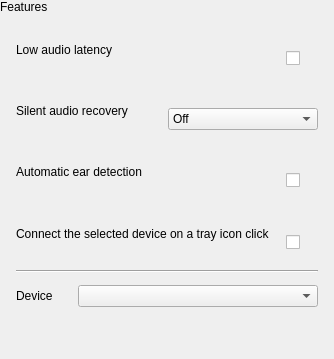
       <widget class="QWidget" name="features">
        <layout class="QVBoxLayout" name="featuresLayout">
         <property name="spacing">
          <number>6</number>
         </property>
         <property name="leftMargin">
          <number>0</number>
         </property>
         <property name="topMargin">
          <number>0</number>
         </property>
         <property name="rightMargin">
          <number>0</number>
         </property>
         <property name="bottomMargin">
          <number>0</number>
         </property>
         <item>
          <widget class="QLabel" name="lbTitleFeatures">
           <property name="text">
            <string>Features</string>
           </property>
           <property name="cssClass" stdset="0">
            <string notr="true">pageTitle</string>
           </property>
          </widget>
         </item>
         <item>
          <spacer name="spacerFeaturesTitle">
           <property name="orientation">
            <enum>Qt::Vertical</enum>
           </property>
           <property name="sizeType">
            <enum>QSizePolicy::Fixed</enum>
           </property>
           <property name="sizeHint" stdset="0">
            <size>
             <width>0</width>
             <height>10</height>
            </size>
           </property>
          </spacer>
         </item>
         <item>
          <widget class="QFrame" name="cardLowAudioLatency">
           <property name="frameShape">
            <enum>QFrame::NoFrame</enum>
           </property>
           <property name="cssClass" stdset="0">
            <string notr="true">settingCard</string>
           </property>
           <layout class="QHBoxLayout" name="cardLowAudioLatencyLayout" stretch="1,0">
            <property name="spacing">
             <number>16</number>
            </property>
            <property name="leftMargin">
             <number>16</number>
            </property>
            <property name="topMargin">
             <number>12</number>
            </property>
            <property name="rightMargin">
             <number>16</number>
            </property>
            <property name="bottomMargin">
             <number>12</number>
            </property>
            <item>
             <layout class="QVBoxLayout" name="cardLowAudioLatencyText">
              <property name="spacing">
               <number>2</number>
              </property>
              <item>
               <widget class="QLabel" name="lbLowAudioLatency">
                <property name="text">
                 <string>Low audio latency</string>
                </property>
                <property name="cssClass" stdset="0">
                 <string notr="true">cardTitle</string>
                </property>
               </widget>
              </item>
              <item>
               <widget class="QLabel" name="lbDescLowAudioLatency">
                <property name="text">
                 <string notr="true"/>
                </property>
                <property name="wordWrap">
                 <bool>true</bool>
                </property>
                <property name="cssClass" stdset="0">
                 <string notr="true">cardDescription</string>
                </property>
               </widget>
              </item>
             </layout>
            </item>
            <item>
             <widget class="QCheckBox" name="cbLowAudioLatency">
              <property name="minimumSize">
               <size>
                <width>32</width>
                <height>32</height>
               </size>
              </property>
              <property name="text">
               <string notr="true"/>
              </property>
             </widget>
            </item>
           </layout>
          </widget>
         </item>
         <item>
          <widget class="QFrame" name="cardAudioStallRecovery">
           <property name="frameShape">
            <enum>QFrame::NoFrame</enum>
           </property>
           <property name="cssClass" stdset="0">
            <string notr="true">settingCard</string>
           </property>
           <layout class="QHBoxLayout" name="cardAudioStallRecoveryLayout" stretch="1,0">
            <property name="spacing">
             <number>16</number>
            </property>
            <property name="leftMargin">
             <number>16</number>
            </property>
            <property name="topMargin">
             <number>12</number>
            </property>
            <property name="rightMargin">
             <number>16</number>
            </property>
            <property name="bottomMargin">
             <number>12</number>
            </property>
            <item>
             <layout class="QVBoxLayout" name="cardAudioStallRecoveryText">
              <property name="spacing">
               <number>2</number>
              </property>
              <item>
               <widget class="QLabel" name="lbAudioStallRecovery">
                <property name="text">
                 <string>Silent audio recovery</string>
                </property>
                <property name="cssClass" stdset="0">
                 <string notr="true">cardTitle</string>
                </property>
               </widget>
              </item>
              <item>
               <widget class="QLabel" name="lbDescAudioStallRecovery">
                <property name="text">
                 <string notr="true"/>
                </property>
                <property name="wordWrap">
                 <bool>true</bool>
                </property>
                <property name="cssClass" stdset="0">
                 <string notr="true">cardDescription</string>
                </property>
               </widget>
              </item>
             </layout>
            </item>
            <item>
             <widget class="QComboBox" name="cbAudioStallRecovery">
              <property name="minimumSize">
               <size>
                <width>150</width>
                <height>0</height>
               </size>
              </property>
              <property name="sizeAdjustPolicy">
               <enum>QComboBox::AdjustToContents</enum>
              </property>
              <item>
               <property name="text">
                <string>Off</string>
               </property>
              </item>
              <item>
               <property name="text">
                <string>Observe only</string>
               </property>
              </item>
              <item>
               <property name="text">
                <string>Automatic</string>
               </property>
              </item>
             </widget>
            </item>
           </layout>
          </widget>
         </item>
         <item>
          <widget class="QFrame" name="cardAutoEarDetection">
           <property name="frameShape">
            <enum>QFrame::NoFrame</enum>
           </property>
           <property name="cssClass" stdset="0">
            <string notr="true">settingCard</string>
           </property>
           <layout class="QHBoxLayout" name="cardAutoEarDetectionLayout" stretch="1,0">
            <property name="spacing">
             <number>16</number>
            </property>
            <property name="leftMargin">
             <number>16</number>
            </property>
            <property name="topMargin">
             <number>12</number>
            </property>
            <property name="rightMargin">
             <number>16</number>
            </property>
            <property name="bottomMargin">
             <number>12</number>
            </property>
            <item>
             <layout class="QVBoxLayout" name="cardAutoEarDetectionText">
              <property name="spacing">
               <number>2</number>
              </property>
              <item>
               <widget class="QLabel" name="lbAutoEarDetection">
                <property name="text">
                 <string>Automatic ear detection</string>
                </property>
                <property name="cssClass" stdset="0">
                 <string notr="true">cardTitle</string>
                </property>
               </widget>
              </item>
              <item>
               <widget class="QLabel" name="lbDescAutoEarDetection">
                <property name="text">
                 <string notr="true"/>
                </property>
                <property name="wordWrap">
                 <bool>true</bool>
                </property>
                <property name="cssClass" stdset="0">
                 <string notr="true">cardDescription</string>
                </property>
               </widget>
              </item>
             </layout>
            </item>
            <item>
             <widget class="QCheckBox" name="cbAutoEarDetection">
              <property name="minimumSize">
               <size>
                <width>32</width>
                <height>32</height>
               </size>
              </property>
              <property name="text">
               <string notr="true"/>
              </property>
             </widget>
            </item>
           </layout>
          </widget>
         </item>
         <item>
          <widget class="QFrame" name="cardTrayQuickConnect">
           <property name="frameShape">
            <enum>QFrame::NoFrame</enum>
           </property>
           <property name="cssClass" stdset="0">
            <string notr="true">settingCard</string>
           </property>
           <layout class="QVBoxLayout" name="cardTrayQuickConnectLayout">
            <property name="spacing">
             <number>12</number>
            </property>
            <property name="leftMargin">
             <number>16</number>
            </property>
            <property name="topMargin">
             <number>12</number>
            </property>
            <property name="rightMargin">
             <number>16</number>
            </property>
            <property name="bottomMargin">
             <number>12</number>
            </property>
            <item>
             <layout class="QHBoxLayout" name="horizontalLayoutQuickConnect" stretch="1,0">
              <property name="spacing">
               <number>16</number>
              </property>
              <item>
               <layout class="QVBoxLayout" name="cardTrayQuickConnectText">
                <property name="spacing">
                 <number>2</number>
                </property>
                <item>
                 <widget class="QLabel" name="lbTrayQuickConnect">
                  <property name="text">
                   <string>Connect the selected device on a tray icon click</string>
                  </property>
                  <property name="cssClass" stdset="0">
                   <string notr="true">cardTitle</string>
                  </property>
                 </widget>
                </item>
                <item>
                 <widget class="QLabel" name="lbDescTrayQuickConnect">
                  <property name="text">
                   <string notr="true"/>
                  </property>
                  <property name="wordWrap">
                   <bool>true</bool>
                  </property>
                  <property name="cssClass" stdset="0">
                   <string notr="true">cardDescription</string>
                  </property>
                 </widget>
                </item>
               </layout>
              </item>
              <item>
               <widget class="QCheckBox" name="cbTrayQuickConnectEnabled">
                <property name="minimumSize">
                 <size>
                  <width>32</width>
                  <height>32</height>
                 </size>
                </property>
                <property name="text">
                 <string notr="true"/>
                </property>
               </widget>
              </item>
             </layout>
            </item>
            <item>
             <widget class="Line" name="lineQuickConnect">
              <property name="orientation">
               <enum>Qt::Horizontal</enum>
              </property>
             </widget>
            </item>
            <item>
             <layout class="QHBoxLayout" name="horizontalLayoutQuickConnectDevice" stretch="1,0">
              <property name="spacing">
               <number>16</number>
              </property>
              <item>
               <widget class="QLabel" name="lbTrayQuickConnectDevice">
                <property name="text">
                 <string>Device</string>
                </property>
                <property name="buddy">
                 <cstring>cbTrayQuickConnectDevice</cstring>
                </property>
                <property name="cssClass" stdset="0">
                 <string notr="true">cardTitle</string>
                </property>
               </widget>
              </item>
              <item>
               <widget class="QComboBox" name="cbTrayQuickConnectDevice">
                <property name="minimumSize">
                 <size>
                  <width>240</width>
                  <height>0</height>
                 </size>
                </property>
                <property name="toolTip">
                 <string>The paired Bluetooth audio device a tray icon click connects.</string>
                </property>
               </widget>
              </item>
             </layout>
            </item>
           </layout>
          </widget>
         </item>
         <item>
          <spacer name="spacerFeatures">
           <property name="orientation">
            <enum>Qt::Vertical</enum>
           </property>
           <property name="sizeHint" stdset="0">
            <size>
             <width>20</width>
             <height>40</height>
            </size>
           </property>
          </spacer>
         </item>
        </layout>
       </widget>
